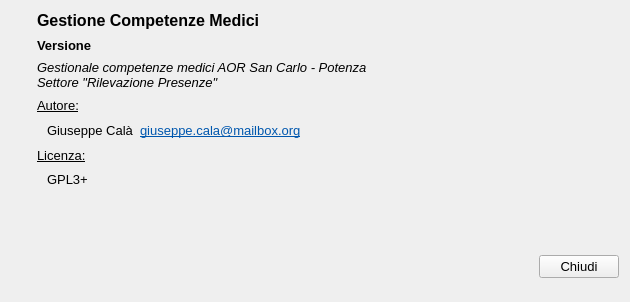
<?xml version="1.0" encoding="UTF-8"?>
<ui version="4.0">
 <class>AboutDialog</class>
 <widget class="QDialog" name="AboutDialog">
  <property name="geometry">
   <rect>
    <x>0</x>
    <y>0</y>
    <width>630</width>
    <height>302</height>
   </rect>
  </property>
  <property name="windowTitle">
   <string>Informazioni Gestione Competenze Medici</string>
  </property>
  <layout class="QGridLayout" name="gridLayout">
   <item row="1" column="0" rowspan="2">
    <spacer name="verticalSpacer">
     <property name="orientation">
      <enum>Qt::Vertical</enum>
     </property>
     <property name="sizeHint" stdset="0">
      <size>
       <width>20</width>
       <height>61</height>
      </size>
     </property>
    </spacer>
   </item>
   <item row="0" column="1" rowspan="2">
    <layout class="QVBoxLayout" name="verticalLayout">
     <item>
      <widget class="QLabel" name="label_3">
       <property name="font">
        <font>
         <pointsize>12</pointsize>
         <weight>75</weight>
         <bold>true</bold>
        </font>
       </property>
       <property name="text">
        <string>Gestione Competenze Medici</string>
       </property>
      </widget>
     </item>
     <item>
      <layout class="QHBoxLayout" name="horizontalLayout_2">
       <item>
        <widget class="QLabel" name="label_4">
         <property name="font">
          <font>
           <pointsize>10</pointsize>
           <weight>75</weight>
           <bold>true</bold>
          </font>
         </property>
         <property name="text">
          <string>Versione</string>
         </property>
        </widget>
       </item>
       <item>
        <widget class="QLabel" name="versionLabel">
         <property name="sizePolicy">
          <sizepolicy hsizetype="Expanding" vsizetype="Preferred">
           <horstretch>0</horstretch>
           <verstretch>0</verstretch>
          </sizepolicy>
         </property>
         <property name="font">
          <font>
           <weight>75</weight>
           <bold>true</bold>
          </font>
         </property>
         <property name="text">
          <string/>
         </property>
        </widget>
       </item>
      </layout>
     </item>
     <item>
      <widget class="QLabel" name="label_6">
       <property name="font">
        <font>
         <pointsize>10</pointsize>
         <italic>true</italic>
        </font>
       </property>
       <property name="text">
        <string>&lt;html&gt;&lt;head/&gt;&lt;body&gt;&lt;p&gt;Gestionale competenze medici AOR San Carlo - Potenza&lt;br/&gt;Settore &amp;quot;Rilevazione Presenze&amp;quot;&lt;/p&gt;&lt;/body&gt;&lt;/html&gt;</string>
       </property>
       <property name="wordWrap">
        <bool>true</bool>
       </property>
      </widget>
     </item>
     <item>
      <widget class="QLabel" name="label_7">
       <property name="font">
        <font>
         <pointsize>10</pointsize>
         <underline>true</underline>
        </font>
       </property>
       <property name="text">
        <string>Autore:</string>
       </property>
       <property name="margin">
        <number>3</number>
       </property>
      </widget>
     </item>
     <item>
      <layout class="QHBoxLayout" name="horizontalLayout_3">
       <item>
        <widget class="QLabel" name="label_8">
         <property name="font">
          <font>
           <pointsize>10</pointsize>
          </font>
         </property>
         <property name="text">
          <string>Giuseppe Calà</string>
         </property>
         <property name="margin">
          <number>0</number>
         </property>
         <property name="indent">
          <number>10</number>
         </property>
        </widget>
       </item>
       <item>
        <widget class="QLabel" name="label_11">
         <property name="sizePolicy">
          <sizepolicy hsizetype="Expanding" vsizetype="Preferred">
           <horstretch>0</horstretch>
           <verstretch>0</verstretch>
          </sizepolicy>
         </property>
         <property name="font">
          <font>
           <pointsize>10</pointsize>
          </font>
         </property>
         <property name="text">
          <string>&lt;html&gt;&lt;head/&gt;&lt;body&gt;&lt;p&gt;&lt;a href=&quot;mailto:jiveaxe@gmail.com&quot;&gt;&lt;span style=&quot; text-decoration: underline; color:#0057ae;&quot;&gt;giuseppe.cala@mailbox.org&lt;/span&gt;&lt;/a&gt;&lt;/p&gt;&lt;/body&gt;&lt;/html&gt;</string>
         </property>
        </widget>
       </item>
      </layout>
     </item>
     <item>
      <widget class="QLabel" name="label_9">
       <property name="font">
        <font>
         <pointsize>10</pointsize>
         <underline>true</underline>
        </font>
       </property>
       <property name="text">
        <string>Licenza:</string>
       </property>
       <property name="margin">
        <number>3</number>
       </property>
      </widget>
     </item>
     <item>
      <widget class="QLabel" name="label_10">
       <property name="font">
        <font>
         <pointsize>10</pointsize>
        </font>
       </property>
       <property name="text">
        <string>GPL3+</string>
       </property>
       <property name="indent">
        <number>10</number>
       </property>
      </widget>
     </item>
    </layout>
   </item>
   <item row="0" column="0">
    <widget class="QLabel" name="label">
     <property name="sizePolicy">
      <sizepolicy hsizetype="Fixed" vsizetype="Preferred">
       <horstretch>0</horstretch>
       <verstretch>0</verstretch>
      </sizepolicy>
     </property>
     <property name="text">
      <string/>
     </property>
     <property name="pixmap">
      <pixmap resource="assets.qrc">:/images/logo.png</pixmap>
     </property>
    </widget>
   </item>
   <item row="2" column="1">
    <spacer name="verticalSpacer_2">
     <property name="orientation">
      <enum>Qt::Vertical</enum>
     </property>
     <property name="sizeHint" stdset="0">
      <size>
       <width>20</width>
       <height>27</height>
      </size>
     </property>
    </spacer>
   </item>
   <item row="3" column="0" colspan="2">
    <layout class="QHBoxLayout" name="horizontalLayout">
     <item>
      <widget class="QPushButton" name="paypalButton">
       <property name="minimumSize">
        <size>
         <width>77</width>
         <height>49</height>
        </size>
       </property>
       <property name="maximumSize">
        <size>
         <width>77</width>
         <height>49</height>
        </size>
       </property>
       <property name="text">
        <string/>
       </property>
       <property name="icon">
        <iconset resource="assets.qrc">
         <normaloff>:/images/paypal.png</normaloff>:/images/paypal.png</iconset>
       </property>
       <property name="iconSize">
        <size>
         <width>73</width>
         <height>47</height>
        </size>
       </property>
       <property name="flat">
        <bool>true</bool>
       </property>
      </widget>
     </item>
     <item>
      <spacer name="horizontalSpacer">
       <property name="orientation">
        <enum>Qt::Horizontal</enum>
       </property>
       <property name="sizeHint" stdset="0">
        <size>
         <width>40</width>
         <height>20</height>
        </size>
       </property>
      </spacer>
     </item>
     <item>
      <widget class="QPushButton" name="pushButton">
       <property name="font">
        <font>
         <pointsize>10</pointsize>
        </font>
       </property>
       <property name="text">
        <string>Chiudi</string>
       </property>
       <property name="icon">
        <iconset theme="dialog-close">
         <normaloff>.</normaloff>.</iconset>
       </property>
      </widget>
     </item>
    </layout>
   </item>
  </layout>
 </widget>
 <resources>
  <include location="assets.qrc"/>
 </resources>
 <connections/>
</ui>
